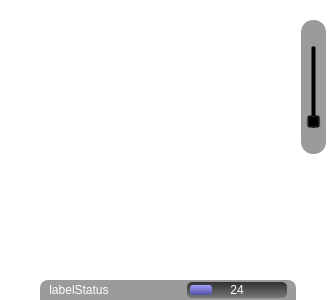
<?xml version="1.0" encoding="UTF-8"?>
<ui version="4.0">
 <class>opmap_overlay_widget</class>
 <widget class="QWidget" name="opmap_overlay_widget">
  <property name="geometry">
   <rect>
    <x>0</x>
    <y>0</y>
    <width>336</width>
    <height>300</height>
   </rect>
  </property>
  <property name="sizePolicy">
   <sizepolicy hsizetype="Expanding" vsizetype="Expanding">
    <horstretch>0</horstretch>
    <verstretch>0</verstretch>
   </sizepolicy>
  </property>
  <property name="mouseTracking">
   <bool>true</bool>
  </property>
  <property name="windowTitle">
   <string notr="true">Form</string>
  </property>
  <property name="styleSheet">
   <string notr="true">background-color: transparent;
border: none;</string>
  </property>
  <layout class="QVBoxLayout" name="verticalLayout_2">
   <property name="leftMargin">
    <number>0</number>
   </property>
   <property name="topMargin">
    <number>20</number>
   </property>
   <property name="rightMargin">
    <number>0</number>
   </property>
   <property name="bottomMargin">
    <number>0</number>
   </property>
   <item>
    <layout class="QHBoxLayout" name="horizontalLayout">
     <item>
      <spacer name="horizontalSpacer">
       <property name="orientation">
        <enum>Qt::Horizontal</enum>
       </property>
       <property name="sizeHint" stdset="0">
        <size>
         <width>40</width>
         <height>20</height>
        </size>
       </property>
      </spacer>
     </item>
     <item>
      <widget class="QFrame" name="frame_2">
       <property name="sizePolicy">
        <sizepolicy hsizetype="Fixed" vsizetype="Preferred">
         <horstretch>0</horstretch>
         <verstretch>0</verstretch>
        </sizepolicy>
       </property>
       <property name="styleSheet">
        <string notr="true">background-color: rgba(0, 0, 0, 100);
border: none;
border-radius: 12px;</string>
       </property>
       <property name="frameShape">
        <enum>QFrame::StyledPanel</enum>
       </property>
       <property name="frameShadow">
        <enum>QFrame::Raised</enum>
       </property>
       <layout class="QVBoxLayout" name="verticalLayout">
        <property name="spacing">
         <number>3</number>
        </property>
        <property name="margin">
         <number>3</number>
        </property>
        <item>
         <widget class="QToolButton" name="toolButton">
          <property name="sizePolicy">
           <sizepolicy hsizetype="Preferred" vsizetype="Fixed">
            <horstretch>0</horstretch>
            <verstretch>0</verstretch>
           </sizepolicy>
          </property>
          <property name="styleSheet">
           <string notr="true">QToolButton {	/* all types of tool button */ 
background-color: rgba(255, 255, 255, 0);
color: rgb(255, 255, 255);
/*border-style: none;*/
border: 0px; 
}
QToolButton:hover {
background-color: qlineargradient(spread:pad, x1:0.5, y1:0, x2:0.5, y2:1, stop:0 rgba(255, 160, 0, 255), stop:1 rgba(160, 100, 0, 255));
color: rgb(255, 255, 255);
}
QToolButton:pressed {
background-color: qlineargradient(spread:pad, x1:0.5, y1:0, x2:0.5, y2:1, stop:0 rgba(48, 48, 48, 255), stop:1 rgba(120, 120, 120, 255));
color: rgb(255, 255, 255);
}

QToolButton:checked {
background-color: qlineargradient(spread:pad, x1:0.5, y1:0, x2:0.5, y2:1, stop:0 rgba(48, 48, 48, 255), stop:1 rgba(120, 120, 120, 255));
color: rgb(255, 255, 255);
}
</string>
          </property>
          <property name="text">
           <string/>
          </property>
          <property name="icon">
           <iconset resource="opmap.qrc">
            <normaloff>:/opmap/images/plus.png</normaloff>:/opmap/images/plus.png</iconset>
          </property>
          <property name="autoRaise">
           <bool>true</bool>
          </property>
         </widget>
        </item>
        <item>
         <widget class="QSlider" name="verticalSlider">
          <property name="sizePolicy">
           <sizepolicy hsizetype="Preferred" vsizetype="Expanding">
            <horstretch>0</horstretch>
            <verstretch>0</verstretch>
           </sizepolicy>
          </property>
          <property name="styleSheet">
           <string notr="true">QSlider {
background-color: rgba(0, 0, 0, 0);
}

QSlider::groove:horizontal {
border: none;
height: 4px;
background-color: qlineargradient(spread:pad, x1:0.5, y1:0, x2:0.5, y2:1, stop:0 rgba(48, 48, 48, 255), stop:1 rgba(80, 80, 80, 255));
margin: 2px 0;
}

QSlider::handle:horizontal {
border: 1px solid #5c5c5c;
background-color: qlineargradient(spread:pad, x1:0.5, y1:0, x2:0.5, y2:1, stop:0 rgba(255, 255, 255, 255), stop:1 rgba(128, 128, 128, 255));
width: 24px;
margin: -2px 0;
border-radius: 3px;
}
</string>
          </property>
          <property name="minimum">
           <number>2</number>
          </property>
          <property name="maximum">
           <number>19</number>
          </property>
          <property name="pageStep">
           <number>1</number>
          </property>
          <property name="orientation">
           <enum>Qt::Vertical</enum>
          </property>
         </widget>
        </item>
        <item>
         <widget class="QToolButton" name="toolButton_2">
          <property name="sizePolicy">
           <sizepolicy hsizetype="Preferred" vsizetype="Fixed">
            <horstretch>0</horstretch>
            <verstretch>0</verstretch>
           </sizepolicy>
          </property>
          <property name="styleSheet">
           <string notr="true">QToolButton {	/* all types of tool button */ 
background-color: rgba(255, 255, 255, 0);
color: rgb(255, 255, 255);
/*border-style: none;*/
border: 0px; 
}
QToolButton:hover {
background-color: qlineargradient(spread:pad, x1:0.5, y1:0, x2:0.5, y2:1, stop:0 rgba(255, 160, 0, 255), stop:1 rgba(160, 100, 0, 255));
color: rgb(255, 255, 255);
}
QToolButton:pressed {
background-color: qlineargradient(spread:pad, x1:0.5, y1:0, x2:0.5, y2:1, stop:0 rgba(48, 48, 48, 255), stop:1 rgba(120, 120, 120, 255));
color: rgb(255, 255, 255);
}

QToolButton:checked {
background-color: qlineargradient(spread:pad, x1:0.5, y1:0, x2:0.5, y2:1, stop:0 rgba(48, 48, 48, 255), stop:1 rgba(120, 120, 120, 255));
color: rgb(255, 255, 255);
}
</string>
          </property>
          <property name="text">
           <string/>
          </property>
          <property name="icon">
           <iconset resource="opmap.qrc">
            <normaloff>:/opmap/images/minus.png</normaloff>:/opmap/images/minus.png</iconset>
          </property>
          <property name="autoRaise">
           <bool>true</bool>
          </property>
         </widget>
        </item>
       </layout>
      </widget>
     </item>
     <item>
      <spacer name="horizontalSpacer_2">
       <property name="orientation">
        <enum>Qt::Horizontal</enum>
       </property>
       <property name="sizeType">
        <enum>QSizePolicy::Fixed</enum>
       </property>
       <property name="sizeHint" stdset="0">
        <size>
         <width>10</width>
         <height>20</height>
        </size>
       </property>
      </spacer>
     </item>
    </layout>
   </item>
   <item>
    <spacer name="verticalSpacer">
     <property name="orientation">
      <enum>Qt::Vertical</enum>
     </property>
     <property name="sizeHint" stdset="0">
      <size>
       <width>20</width>
       <height>40</height>
      </size>
     </property>
    </spacer>
   </item>
   <item>
    <layout class="QHBoxLayout" name="horizontalLayout_2">
     <item>
      <spacer name="horizontalSpacer_5">
       <property name="orientation">
        <enum>Qt::Horizontal</enum>
       </property>
       <property name="sizeType">
        <enum>QSizePolicy::Fixed</enum>
       </property>
       <property name="sizeHint" stdset="0">
        <size>
         <width>40</width>
         <height>20</height>
        </size>
       </property>
      </spacer>
     </item>
     <item>
      <widget class="QFrame" name="frame">
       <property name="sizePolicy">
        <sizepolicy hsizetype="Preferred" vsizetype="Fixed">
         <horstretch>0</horstretch>
         <verstretch>0</verstretch>
        </sizepolicy>
       </property>
       <property name="styleSheet">
        <string notr="true">background-color: rgba(0, 0, 0, 100);
border: none;
border-radius: 8px;
border-bottom-left-radius: 0px;
border-bottom-right-radius: 0px; </string>
       </property>
       <property name="frameShape">
        <enum>QFrame::StyledPanel</enum>
       </property>
       <property name="frameShadow">
        <enum>QFrame::Raised</enum>
       </property>
       <layout class="QHBoxLayout" name="horizontalLayout_3">
        <property name="topMargin">
         <number>0</number>
        </property>
        <property name="bottomMargin">
         <number>0</number>
        </property>
        <item>
         <widget class="QLabel" name="labelStatus">
          <property name="styleSheet">
           <string notr="true">QLabel { /* all label types */
color: rgb(255, 255, 255);
	background-color: rgba(255, 255, 255, 0);
border: none;
border-radius: 10px;
}</string>
          </property>
          <property name="frameShape">
           <enum>QFrame::NoFrame</enum>
          </property>
          <property name="text">
           <string notr="true">labelStatus</string>
          </property>
          <property name="alignment">
           <set>Qt::AlignCenter</set>
          </property>
          <property name="margin">
           <number>1</number>
          </property>
         </widget>
        </item>
        <item>
         <spacer name="horizontalSpacer_3">
          <property name="orientation">
           <enum>Qt::Horizontal</enum>
          </property>
          <property name="sizeHint" stdset="0">
           <size>
            <width>40</width>
            <height>20</height>
           </size>
          </property>
         </spacer>
        </item>
        <item>
         <widget class="QProgressBar" name="progressBarTiles">
          <property name="sizePolicy">
           <sizepolicy hsizetype="Fixed" vsizetype="Fixed">
            <horstretch>0</horstretch>
            <verstretch>0</verstretch>
           </sizepolicy>
          </property>
          <property name="minimumSize">
           <size>
            <width>100</width>
            <height>0</height>
           </size>
          </property>
          <property name="maximumSize">
           <size>
            <width>100</width>
            <height>16</height>
           </size>
          </property>
          <property name="styleSheet">
           <string notr="true">QProgressBar {
border: nonei;
border-radius: 5px;
padding: 3px;
background-color: qlineargradient(spread:pad, x1:0.5, y1:0, x2:0.5, y2:1, stop:0 rgba(48, 48, 48, 255), stop:1 rgba(120, 120, 120, 255));
color: rgb(255, 255, 255);
}
QProgressBar::chunk {
background-color: rgb(85, 85, 255);
background-color: qlineargradient(spread:pad, x1:0.5, y1:0, x2:0.5, y2:1, stop:0 rgba(160, 160, 255, 255), stop:1 rgba(80, 80, 160, 255));
border: none;
border-radius: 3px;
}</string>
          </property>
          <property name="value">
           <number>24</number>
          </property>
          <property name="alignment">
           <set>Qt::AlignCenter</set>
          </property>
          <property name="format">
           <string notr="true">%v</string>
          </property>
         </widget>
        </item>
       </layout>
      </widget>
     </item>
     <item>
      <spacer name="horizontalSpacer_4">
       <property name="orientation">
        <enum>Qt::Horizontal</enum>
       </property>
       <property name="sizeType">
        <enum>QSizePolicy::Fixed</enum>
       </property>
       <property name="sizeHint" stdset="0">
        <size>
         <width>40</width>
         <height>20</height>
        </size>
       </property>
      </spacer>
     </item>
    </layout>
   </item>
  </layout>
 </widget>
 <resources>
  <include location="opmap.qrc"/>
 </resources>
 <connections/>
</ui>
